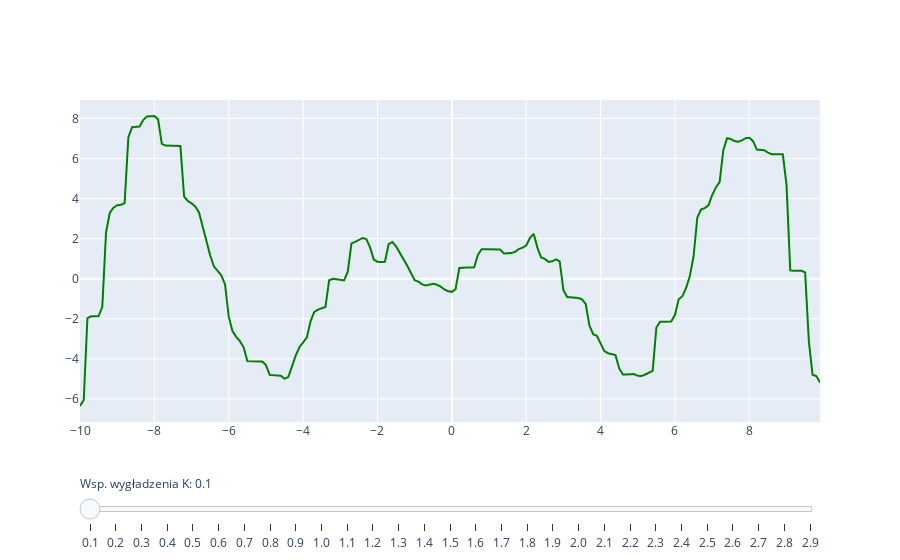

Notebook source saved alongside this figure:
### Code cell
import plotly.graph_objects as go
import numpy as np

# Create figure
fig = go.Figure()

# Add traces
for step in np.arange(0.1, 3, 0.1):
    gkr = GKR(x_synth, y_synth, step)

    x_p=[]
    y_p = []
    for x in x_real:
        x_p.append(x)
        y_p.append(gkr.predict(x))

    trace1 = go.Scatter(
            visible=False,
            line=dict(color="green", width=2),
            name="Wykres dla wartości K: " + str(round(step, 1)),
            x=x_p,
            y=y_p)

    fig.add_trace(trace1)

for step in np.arange(0.1, 3, 0.1):
    trace3 = go.Scatter(
            visible=False,
            line=dict(color="red", width=2),
            name="y=x*sin(x)",
            x=x_real,
            y=y_real)

    fig.add_trace(trace3)

# Make 0th trace visible
fig.data[0].visible = True

# Create and add slider
steps = []
for i in range(len(np.arange(0.1, 3, 0.1))):
    step = dict(
        method="update",
        args=[{"visible": [False] * len(fig.data)},
              {"title": "Wykres dla regresji jądrowej z współczynnikiem wygładzenia równym: " + str((i+1)/10)}],
    )
    step["args"][0]["visible"][i] = True
    step["args"][0]["visible"][i+len(np.arange(0.1, 3, 0.1))] = True
    steps.append(step)

sliders = [dict(
    active=0,
    pad={"t": 50},
    steps=steps
)]

fig.update_layout(sliders=sliders)

# Edit slider labels
fig['layout']['sliders'][0]['currentvalue']['prefix']='Wsp. wygładzenia K: '
for i, j in enumerate(np.arange(0.1, 3, 0.1), start = 0):
    fig['layout']['sliders'][0]['steps'][i]['label']=round(j, 1)

fig.show()

### Figure 1 — Plotly figure (JSON) as saved in the notebook; plotly's stock layout.template omitted (floating-point values rounded to 4 significant figures; data arrays with more than 128 entries replaced by an {"elided": "..."} marker saying what was removed)
{"data": [{"line": {"color": "green", "width": 2}, "name": "Wykres dla wartości K: 0.1", "type": "scatter", "visible": true, "x": {"elided": "200 float values"}, "y": {"elided": "200 float values"}}, {"line": {"color": "green", "width": 2}, "name": "Wykres dla wartości K: 0.2", "type": "scatter", "visible": false, "x": {"elided": "200 float values"}, "y": {"elided": "200 float values"}}, {"line": {"color": "green", "width": 2}, "name": "Wykres dla wartości K: 0.3", "type": "scatter", "visible": false, "x": {"elided": "200 float values"}, "y": {"elided": "200 float values"}}, {"line": {"color": "green", "width": 2}, "name": "Wykres dla wartości K: 0.4", "type": "scatter", "visible": false, "x": {"elided": "200 float values"}, "y": {"elided": "200 float values"}}, {"line": {"color": "green", "width": 2}, "name": "Wykres dla wartości K: 0.5", "type": "scatter", "visible": false, "x": {"elided": "200 float values"}, "y": {"elided": "200 float values"}}, {"line": {"color": "green", "width": 2}, "name": "Wykres dla wartości K: 0.6", "type": "scatter", "visible": false, "x": {"elided": "200 float values"}, "y": {"elided": "200 float values"}}, {"line": {"color": "green", "width": 2}, "name": "Wykres dla wartości K: 0.7", "type": "scatter", "visible": false, "x": {"elided": "200 float values"}, "y": {"elided": "200 float values"}}, {"line": {"color": "green", "width": 2}, "name": "Wykres dla wartości K: 0.8", "type": "scatter", "visible": false, "x": {"elided": "200 float values"}, "y": {"elided": "200 float values"}}, {"line": {"color": "green", "width": 2}, "name": "Wykres dla wartości K: 0.9", "type": "scatter", "visible": false, "x": {"elided": "200 float values"}, "y": {"elided": "200 float values"}}, {"line": {"color": "green", "width": 2}, "name": "Wykres dla wartości K: 1.0", "type": "scatter", "visible": false, "x": {"elided": "200 float values"}, "y": {"elided": "200 float values"}}, {"line": {"color": "green", "width": 2}, "name": "Wykres dla wartości K: 1.1", "type": "scatter", "visible": false, "x": {"elided": "200 float values"}, "y": {"elided": "200 float values"}}, {"line": {"color": "green", "width": 2}, "name": "Wykres dla wartości K: 1.2", "type": "scatter", "visible": false, "x": {"elided": "200 float values"}, "y": {"elided": "200 float values"}}, {"line": {"color": "green", "width": 2}, "name": "Wykres dla wartości K: 1.3", "type": "scatter", "visible": false, "x": {"elided": "200 float values"}, "y": {"elided": "200 float values"}}, {"line": {"color": "green", "width": 2}, "name": "Wykres dla wartości K: 1.4", "type": "scatter", "visible": false, "x": {"elided": "200 float values"}, "y": {"elided": "200 float values"}}, {"line": {"color": "green", "width": 2}, "name": "Wykres dla wartości K: 1.5", "type": "scatter", "visible": false, "x": {"elided": "200 float values"}, "y": {"elided": "200 float values"}}, {"line": {"color": "green", "width": 2}, "name": "Wykres dla wartości K: 1.6", "type": "scatter", "visible": false, "x": {"elided": "200 float values"}, "y": {"elided": "200 float values"}}, {"line": {"color": "green", "width": 2}, "name": "Wykres dla wartości K: 1.7", "type": "scatter", "visible": false, "x": {"elided": "200 float values"}, "y": {"elided": "200 float values"}}, {"line": {"color": "green", "width": 2}, "name": "Wykres dla wartości K: 1.8", "type": "scatter", "visible": false, "x": {"elided": "200 float values"}, "y": {"elided": "200 float values"}}, {"line": {"color": "green", "width": 2}, "name": "Wykres dla wartości K: 1.9", "type": "scatter", "visible": false, "x": {"elided": "200 float values"}, "y": {"elided": "200 float values"}}, {"line": {"color": "green", "width": 2}, "name": "Wykres dla wartości K: 2.0", "type": "scatter", "visible": false, "x": {"elided": "200 float values"}, "y": {"elided": "200 float values"}}, {"line": {"color": "green", "width": 2}, "name": "Wykres dla wartości K: 2.1", "type": "scatter", "visible": false, "x": {"elided": "200 float values"}, "y": {"elided": "200 float values"}}, {"line": {"color": "green", "width": 2}, "name": "Wykres dla wartości K: 2.2", "type": "scatter", "visible": false, "x": {"elided": "200 float values"}, "y": {"elided": "200 float values"}}, {"line": {"color": "green", "width": 2}, "name": "Wykres dla wartości K: 2.3", "type": "scatter", "visible": false, "x": {"elided": "200 float values"}, "y": {"elided": "200 float values"}}, {"line": {"color": "green", "width": 2}, "name": "Wykres dla wartości K: 2.4", "type": "scatter", "visible": false, "x": {"elided": "200 float values"}, "y": {"elided": "200 float values"}}, {"line": {"color": "green", "width": 2}, "name": "Wykres dla wartości K: 2.5", "type": "scatter", "visible": false, "x": {"elided": "200 float values"}, "y": {"elided": "200 float values"}}, {"line": {"color": "green", "width": 2}, "name": "Wykres dla wartości K: 2.6", "type": "scatter", "visible": false, "x": {"elided": "200 float values"}, "y": {"elided": "200 float values"}}, {"line": {"color": "green", "width": 2}, "name": "Wykres dla wartości K: 2.7", "type": "scatter", "visible": false, "x": {"elided": "200 float values"}, "y": {"elided": "200 float values"}}, {"line": {"color": "green", "width": 2}, "name": "Wykres dla wartości K: 2.8", "type": "scatter", "visible": false, "x": {"elided": "200 float values"}, "y": {"elided": "200 float values"}}, {"line": {"color": "green", "width": 2}, "name": "Wykres dla wartości K: 2.9", "type": "scatter", "visible": false, "x": {"elided": "200 float values"}, "y": {"elided": "200 float values"}}, {"line": {"color": "red", "width": 2}, "name": "y=x*sin(x)", "type": "scatter", "visible": false, "x": {"elided": "200 float values"}, "y": {"elided": "200 float values"}}, {"line": {"color": "red", "width": 2}, "name": "y=x*sin(x)", "type": "scatter", "visible": false, "x": {"elided": "200 float values"}, "y": {"elided": "200 float values"}}, {"line": {"color": "red", "width": 2}, "name": "y=x*sin(x)", "type": "scatter", "visible": false, "x": {"elided": "200 float values"}, "y": {"elided": "200 float values"}}, {"line": {"color": "red", "width": 2}, "name": "y=x*sin(x)", "type": "scatter", "visible": false, "x": {"elided": "200 float values"}, "y": {"elided": "200 float values"}}, {"line": {"color": "red", "width": 2}, "name": "y=x*sin(x)", "type": "scatter", "visible": false, "x": {"elided": "200 float values"}, "y": {"elided": "200 float values"}}, {"line": {"color": "red", "width": 2}, "name": "y=x*sin(x)", "type": "scatter", "visible": false, "x": {"elided": "200 float values"}, "y": {"elided": "200 float values"}}, {"line": {"color": "red", "width": 2}, "name": "y=x*sin(x)", "type": "scatter", "visible": false, "x": {"elided": "200 float values"}, "y": {"elided": "200 float values"}}, {"line": {"color": "red", "width": 2}, "name": "y=x*sin(x)", "type": "scatter", "visible": false, "x": {"elided": "200 float values"}, "y": {"elided": "200 float values"}}, {"line": {"color": "red", "width": 2}, "name": "y=x*sin(x)", "type": "scatter", "visible": false, "x": {"elided": "200 float values"}, "y": {"elided": "200 float values"}}, {"line": {"color": "red", "width": 2}, "name": "y=x*sin(x)", "type": "scatter", "visible": false, "x": {"elided": "200 float values"}, "y": {"elided": "200 float values"}}, {"line": {"color": "red", "width": 2}, "name": "y=x*sin(x)", "type": "scatter", "visible": false, "x": {"elided": "200 float values"}, "y": {"elided": "200 float values"}}, {"line": {"color": "red", "width": 2}, "name": "y=x*sin(x)", "type": "scatter", "visible": false, "x": {"elided": "200 float values"}, "y": {"elided": "200 float values"}}, {"line": {"color": "red", "width": 2}, "name": "y=x*sin(x)", "type": "scatter", "visible": false, "x": {"elided": "200 float values"}, "y": {"elided": "200 float values"}}, {"line": {"color": "red", "width": 2}, "name": "y=x*sin(x)", "type": "scatter", "visible": false, "x": {"elided": "200 float values"}, "y": {"elided": "200 float values"}}, {"line": {"color": "red", "width": 2}, "name": "y=x*sin(x)", "type": "scatter", "visible": false, "x": {"elided": "200 float values"}, "y": {"elided": "200 float values"}}, {"line": {"color": "red", "width": 2}, "name": "y=x*sin(x)", "type": "scatter", "visible": false, "x": {"elided": "200 float values"}, "y": {"elided": "200 float values"}}, {"line": {"color": "red", "width": 2}, "name": "y=x*sin(x)", "type": "scatter", "visible": false, "x": {"elided": "200 float values"}, "y": {"elided": "200 float values"}}, {"line": {"color": "red", "width": 2}, "name": "y=x*sin(x)", "type": "scatter", "visible": false, "x": {"elided": "200 float values"}, "y": {"elided": "200 float values"}}, {"line": {"color": "red", "width": 2}, "name": "y=x*sin(x)", "type": "scatter", "visible": false, "x": {"elided": "200 float values"}, "y": {"elided": "200 float values"}}, {"line": {"color": "red", "width": 2}, "name": "y=x*sin(x)", "type": "scatter", "visible": false, "x": {"elided": "200 float values"}, "y": {"elided": "200 float values"}}, {"line": {"color": "red", "width": 2}, "name": "y=x*sin(x)", "type": "scatter", "visible": false, "x": {"elided": "200 float values"}, "y": {"elided": "200 float values"}}, {"line": {"color": "red", "width": 2}, "name": "y=x*sin(x)", "type": "scatter", "visible": false, "x": {"elided": "200 float values"}, "y": {"elided": "200 float values"}}, {"line": {"color": "red", "width": 2}, "name": "y=x*sin(x)", "type": "scatter", "visible": false, "x": {"elided": "200 float values"}, "y": {"elided": "200 float values"}}, {"line": {"color": "red", "width": 2}, "name": "y=x*sin(x)", "type": "scatter", "visible": false, "x": {"elided": "200 float values"}, "y": {"elided": "200 float values"}}, {"line": {"color": "red", "width": 2}, "name": "y=x*sin(x)", "type": "scatter", "visible": false, "x": {"elided": "200 float values"}, "y": {"elided": "200 float values"}}, {"line": {"color": "red", "width": 2}, "name": "y=x*sin(x)", "type": "scatter", "visible": false, "x": {"elided": "200 float values"}, "y": {"elided": "200 float values"}}, {"line": {"color": "red", "width": 2}, "name": "y=x*sin(x)", "type": "scatter", "visible": false, "x": {"elided": "200 float values"}, "y": {"elided": "200 float values"}}, {"line": {"color": "red", "width": 2}, "name": "y=x*sin(x)", "type": "scatter", "visible": false, "x": {"elided": "200 float values"}, "y": {"elided": "200 float values"}}, {"line": {"color": "red", "width": 2}, "name": "y=x*sin(x)", "type": "scatter", "visible": false, "x": {"elided": "200 float values"}, "y": {"elided": "200 float values"}}], "layout": {"autosize": true, "sliders": [{"active": 0, "currentvalue": {"prefix": "Wsp. wygładzenia K: "}, "pad": {"t": 50}, "steps": [{"args": [{"visible": [true, false, false, false, false, false, false, false, false, false, false, false, false, false, false, false, false, false, false, false, false, false, false, false, false, false, false, false, false, true, false, false, false, false, false, false, false, false, false, false, false, false, false, false, false, false, false, false, false, false, false, false, false, false, false, false, false, false]}, {"title": "Wykres dla regresji jądrowej z współczynnikiem wygładzenia równym: 0.1"}], "label": "0.1", "method": "update"}, {"args": [{"visible": [false, true, false, false, false, false, false, false, false, false, false, false, false, false, false, false, false, false, false, false, false, false, false, false, false, false, false, false, false, false, true, false, false, false, false, false, false, false, false, false, false, false, false, false, false, false, false, false, false, false, false, false, false, false, false, false, false, false]}, {"title": "Wykres dla regresji jądrowej z współczynnikiem wygładzenia równym: 0.2"}], "label": "0.2", "method": "update"}, {"args": [{"visible": [false, false, true, false, false, false, false, false, false, false, false, false, false, false, false, false, false, false, false, false, false, false, false, false, false, false, false, false, false, false, false, true, false, false, false, false, false, false, false, false, false, false, false, false, false, false, false, false, false, false, false, false, false, false, false, false, false, false]}, {"title": "Wykres dla regresji jądrowej z współczynnikiem wygładzenia równym: 0.3"}], "label": "0.3", "method": "update"}, {"args": [{"visible": [false, false, false, true, false, false, false, false, false, false, false, false, false, false, false, false, false, false, false, false, false, false, false, false, false, false, false, false, false, false, false, false, true, false, false, false, false, false, false, false, false, false, false, false, false, false, false, false, false, false, false, false, false, false, false, false, false, false]}, {"title": "Wykres dla regresji jądrowej z współczynnikiem wygładzenia równym: 0.4"}], "label": "0.4", "method": "update"}, {"args": [{"visible": [false, false, false, false, true, false, false, false, false, false, false, false, false, false, false, false, false, false, false, false, false, false, false, false, false, false, false, false, false, false, false, false, false, true, false, false, false, false, false, false, false, false, false, false, false, false, false, false, false, false, false, false, false, false, false, false, false, false]}, {"title": "Wykres dla regresji jądrowej z współczynnikiem wygładzenia równym: 0.5"}], "label": "0.5", "method": "update"}, {"args": [{"visible": [false, false, false, false, false, true, false, false, false, false, false, false, false, false, false, false, false, false, false, false, false, false, false, false, false, false, false, false, false, false, false, false, false, false, true, false, false, false, false, false, false, false, false, false, false, false, false, false, false, false, false, false, false, false, false, false, false, false]}, {"title": "Wykres dla regresji jądrowej z współczynnikiem wygładzenia równym: 0.6"}], "label": "0.6", "method": "update"}, {"args": [{"visible": [false, false, false, false, false, false, true, false, false, false, false, false, false, false, false, false, false, false, false, false, false, false, false, false, false, false, false, false, false, false, false, false, false, false, false, true, false, false, false, false, false, false, false, false, false, false, false, false, false, false, false, false, false, false, false, false, false, false]}, {"title": "Wykres dla regresji jądrowej z współczynnikiem wygładzenia równym: 0.7"}], "label": "0.7", "method": "update"}, {"args": [{"visible": [false, false, false, false, false, false, false, true, false, false, false, false, false, false, false, false, false, false, false, false, false, false, false, false, false, false, false, false, false, false, false, false, false, false, false, false, true, false, false, false, false, false, false, false, false, false, false, false, false, false, false, false, false, false, false, false, false, false]}, {"title": "Wykres dla regresji jądrowej z współczynnikiem wygładzenia równym: 0.8"}], "label": "0.8", "method": "update"}, {"args": [{"visible": [false, false, false, false, false, false, false, false, true, false, false, false, false, false, false, false, false, false, false, false, false, false, false, false, false, false, false, false, false, false, false, false, false, false, false, false, false, true, false, false, false, false, false, false, false, false, false, false, false, false, false, false, false, false, false, false, false, false]}, {"title": "Wykres dla regresji jądrowej z współczynnikiem wygładzenia równym: 0.9"}], "label": "0.9", "method": "update"}, {"args": [{"visible": [false, false, false, false, false, false, false, false, false, true, false, false, false, false, false, false, false, false, false, false, false, false, false, false, false, false, false, false, false, false, false, false, false, false, false, false, false, false, true, false, false, false, false, false, false, false, false, false, false, false, false, false, false, false, false, false, false, false]}, {"title": "Wykres dla regresji jądrowej z współczynnikiem wygładzenia równym: 1.0"}], "label": "1.0", "method": "update"}, {"args": [{"visible": [false, false, false, false, false, false, false, false, false, false, true, false, false, false, false, false, false, false, false, false, false, false, false, false, false, false, false, false, false, false, false, false, false, false, false, false, false, false, false, true, false, false, false, false, false, false, false, false, false, false, false, false, false, false, false, false, false, false]}, {"title": "Wykres dla regresji jądrowej z współczynnikiem wygładzenia równym: 1.1"}], "label": "1.1", "method": "update"}, {"args": [{"visible": [false, false, false, false, false, false, false, false, false, false, false, true, false, false, false, false, false, false, false, false, false, false, false, false, false, false, false, false, false, false, false, false, false, false, false, false, false, false, false, false, true, false, false, false, false, false, false, false, false, false, false, false, false, false, false, false, false, false]}, {"title": "Wykres dla regresji jądrowej z współczynnikiem wygładzenia równym: 1.2"}], "label": "1.2", "method": "update"}, {"args": [{"visible": [false, false, false, false, false, false, false, false, false, false, false, false, true, false, false, false, false, false, false, false, false, false, false, false, false, false, false, false, false, false, false, false, false, false, false, false, false, false, false, false, false, true, false, false, false, false, false, false, false, false, false, false, false, false, false, false, false, false]}, {"title": "Wykres dla regresji jądrowej z współczynnikiem wygładzenia równym: 1.3"}], "label": "1.3", "method": "update"}, {"args": [{"visible": [false, false, false, false, false, false, false, false, false, false, false, false, false, true, false, false, false, false, false, false, false, false, false, false, false, false, false, false, false, false, false, false, false, false, false, false, false, false, false, false, false, false, true, false, false, false, false, false, false, false, false, false, false, false, false, false, false, false]}, {"title": "Wykres dla regresji jądrowej z współczynnikiem wygładzenia równym: 1.4"}], "label": "1.4", "method": "update"}, {"args": [{"visible": [false, false, false, false, false, false, false, false, false, false, false, false, false, false, true, false, false, false, false, false, false, false, false, false, false, false, false, false, false, false, false, false, false, false, false, false, false, false, false, false, false, false, false, true, false, false, false, false, false, false, false, false, false, false, false, false, false, false]}, {"title": "Wykres dla regresji jądrowej z współczynnikiem wygładzenia równym: 1.5"}], "label": "1.5", "method": "update"}, {"args": [{"visible": [false, false, false, false, false, false, false, false, false, false, false, false, false, false, false, true, false, false, false, false, false, false, false, false, false, false, false, false, false, false, false, false, false, false, false, false, false, false, false, false, false, false, false, false, true, false, false, false, false, false, false, false, false, false, false, false, false, false]}, {"title": "Wykres dla regresji jądrowej z współczynnikiem wygładzenia równym: 1.6"}], "label": "1.6", "method": "update"}, {"args": [{"visible": [false, false, false, false, false, false, false, false, false, false, false, false, false, false, false, false, true, false, false, false, false, false, false, false, false, false, false, false, false, false, false, false, false, false, false, false, false, false, false, false, false, false, false, false, false, true, false, false, false, false, false, false, false, false, false, false, false, false]}, {"title": "Wykres dla regresji jądrowej z współczynnikiem wygładzenia równym: 1.7"}], "label": "1.7", "method": "update"}, {"args": [{"visible": [false, false, false, false, false, false, false, false, false, false, false, false, false, false, false, false, false, true, false, false, false, false, false, false, false, false, false, false, false, false, false, false, false, false, false, false, false, false, false, false, false, false, false, false, false, false, true, false, false, false, false, false, false, false, false, false, false, false]}, {"title": "Wykres dla regresji jądrowej z współczynnikiem wygładzenia równym: 1.8"}], "label": "1.8", "method": "update"}, {"args": [{"visible": [false, false, false, false, false, false, false, false, false, false, false, false, false, false, false, false, false, false, true, false, false, false, false, false, false, false, false, false, false, false, false, false, false, false, false, false, false, false, false, false, false, false, false, false, false, false, false, true, false, false, false, false, false, false, false, false, false, false]}, {"title": "Wykres dla regresji jądrowej z współczynnikiem wygładzenia równym: 1.9"}], "label": "1.9", "method": "update"}, {"args": [{"visible": [false, false, false, false, false, false, false, false, false, false, false, false, false, false, false, false, false, false, false, true, false, false, false, false, false, false, false, false, false, false, false, false, false, false, false, false, false, false, false, false, false, false, false, false, false, false, false, false, true, false, false, false, false, false, false, false, false, false]}, {"title": "Wykres dla regresji jądrowej z współczynnikiem wygładzenia równym: 2.0"}], "label": "2.0", "method": "update"}, {"args": [{"visible": [false, false, false, false, false, false, false, false, false, false, false, false, false, false, false, false, false, false, false, false, true, false, false, false, false, false, false, false, false, false, false, false, false, false, false, false, false, false, false, false, false, false, false, false, false, false, false, false, false, true, false, false, false, false, false, false, false, false]}, {"title": "Wykres dla regresji jądrowej z współczynnikiem wygładzenia równym: 2.1"}], "label": "2.1", "method": "update"}, {"args": [{"visible": [false, false, false, false, false, false, false, false, false, false, false, false, false, false, false, false, false, false, false, false, false, true, false, false, false, false, false, false, false, false, false, false, false, false, false, false, false, false, false, false, false, false, false, false, false, false, false, false, false, false, true, false, false, false, false, false, false, false]}, {"title": "Wykres dla regresji jądrowej z współczynnikiem wygładzenia równym: 2.2"}], "label": "2.2", "method": "update"}, {"args": [{"visible": [false, false, false, false, false, false, false, false, false, false, false, false, false, false, false, false, false, false, false, false, false, false, true, false, false, false, false, false, false, false, false, false, false, false, false, false, false, false, false, false, false, false, false, false, false, false, false, false, false, false, false, true, false, false, false, false, false, false]}, {"title": "Wykres dla regresji jądrowej z współczynnikiem wygładzenia równym: 2.3"}], "label": "2.3", "method": "update"}, {"args": [{"visible": [false, false, false, false, false, false, false, false, false, false, false, false, false, false, false, false, false, false, false, false, false, false, false, true, false, false, false, false, false, false, false, false, false, false, false, false, false, false, false, false, false, false, false, false, false, false, false, false, false, false, false, false, true, false, false, false, false, false]}, {"title": "Wykres dla regresji jądrowej z współczynnikiem wygładzenia równym: 2.4"}], "label": "2.4", "method": "update"}, {"args": [{"visible": [false, false, false, false, false, false, false, false, false, false, false, false, false, false, false, false, false, false, false, false, false, false, false, false, true, false, false, false, false, false, false, false, false, false, false, false, false, false, false, false, false, false, false, false, false, false, false, false, false, false, false, false, false, true, false, false, false, false]}, {"title": "Wykres dla regresji jądrowej z współczynnikiem wygładzenia równym: 2.5"}], "label": "2.5", "method": "update"}, {"args": [{"visible": [false, false, false, false, false, false, false, false, false, false, false, false, false, false, false, false, false, false, false, false, false, false, false, false, false, true, false, false, false, false, false, false, false, false, false, false, false, false, false, false, false, false, false, false, false, false, false, false, false, false, false, false, false, false, true, false, false, false]}, {"title": "Wykres dla regresji jądrowej z współczynnikiem wygładzenia równym: 2.6"}], "label": "2.6", "method": "update"}, {"args": [{"visible": [false, false, false, false, false, false, false, false, false, false, false, false, false, false, false, false, false, false, false, false, false, false, false, false, false, false, true, false, false, false, false, false, false, false, false, false, false, false, false, false, false, false, false, false, false, false, false, false, false, false, false, false, false, false, false, true, false, false]}, {"title": "Wykres dla regresji jądrowej z współczynnikiem wygładzenia równym: 2.7"}], "label": "2.7", "method": "update"}, {"args": [{"visible": [false, false, false, false, false, false, false, false, false, false, false, false, false, false, false, false, false, false, false, false, false, false, false, false, false, false, false, true, false, false, false, false, false, false, false, false, false, false, false, false, false, false, false, false, false, false, false, false, false, false, false, false, false, false, false, false, true, false]}, {"title": "Wykres dla regresji jądrowej z współczynnikiem wygładzenia równym: 2.8"}], "label": "2.8", "method": "update"}, {"args": [{"visible": [false, false, false, false, false, false, false, false, false, false, false, false, false, false, false, false, false, false, false, false, false, false, false, false, false, false, false, false, true, false, false, false, false, false, false, false, false, false, false, false, false, false, false, false, false, false, false, false, false, false, false, false, false, false, false, false, false, true]}, {"title": "Wykres dla regresji jądrowej z współczynnikiem wygładzenia równym: 2.9"}], "label": "2.9", "method": "update"}]}], "xaxis": {"autorange": true, "range": [-10, 9.9], "type": "linear"}, "yaxis": {"autorange": true, "range": [-7.152, 8.916], "type": "linear"}}}
